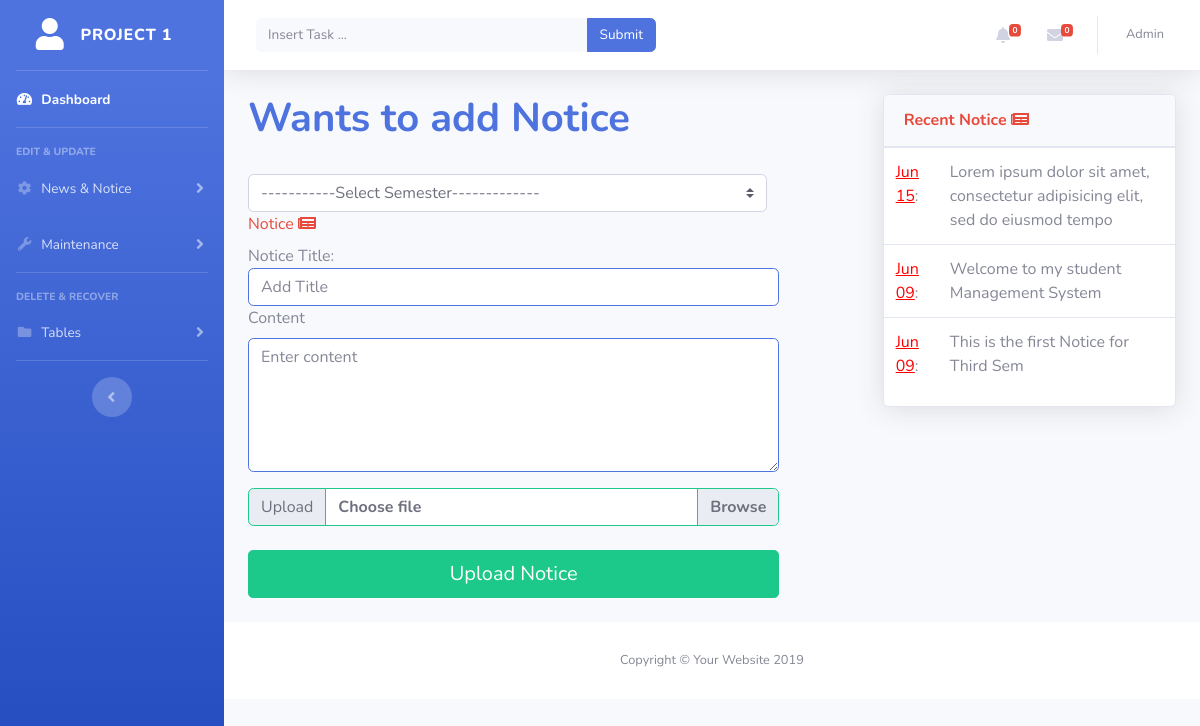
Screenshot of /admin_panel/addNotice.php (signed in) with the database file from the repository.
### tables this page shows
CREATE TABLE `notice_table` (
  `notice_id` int(11) NOT NULL,
  `title` longtext NOT NULL,
  `content` longtext NOT NULL,
  `semester` varchar(255) NOT NULL,
  `date` timestamp NOT NULL DEFAULT current_timestamp() ON UPDATE current_timestamp(),
  `file` varchar(255) DEFAULT NULL,
  `value` int(11) NOT NULL
);

### admin_panel/addNotice.php (the view, shortened to what this page needs)
<?php include"includes/header.php";
include"includes/config.php";
?>
<div class="container">
  <div class="row">
    <?php if(isset($_GET['EditNotice'])){
      $id = $_GET['id'];
      $sql = "SELECT * FROM `notice_table` WHERE notice_id = $id and value=1";
            $result = mysqli_query($conn, $sql);
            $news = mysqli_fetch_all($result, MYSQLI_ASSOC);
     ?>
     <?php foreach($news as $news) ?>
    <div class="col-md-7">
    <h1 class="font-weight-bold text-primary" style="">Wants to Edit Notice</h1><br>
    <form enctype="multipart/form-data" action="<?php echo htmlspecialchars($_SERVER['PHP_SELF']);?>" method="post">
                <div class="form-group">
                  <input type="hidden" name="id" value="<?php echo $id; ?>">
                    <div class="form-check form-check-inline col-md-12">
                        <select class="custom-select none" name="semester"id="semester">
                        <option value="<?php echo $news['semester']; ?>" selected><?php echo $news['semester']; ?></option>
                                  <?php
                        include "includes/config.php";
                                $sql = "SELECT * FROM semester where value=1";
                                $result = mysqli_query($conn, $sql);
                                if(mysqli_num_rows($result)>0) {
                                  while($row=mysqli_fetch_array($result)) {
                                    $sem_id = $row['sem_id'];
                                   $semester = $row['semester'];
                                    ?>
                      <option value="<?php echo"$semester";?>"><?php echo "$semester"; ?></option>
                        <?php
                      }
                    }else{
                      echo "";
                    }
                         ?>
                      </select>
                    </div><br>
                    <label for="comment" class="text-danger">Notice <i class="fas fs-fw fa-newspaper"></i></label><br>
                     Notice Title:
                     <input class="form-control border border-primary" name="title" placeholder="Add Title" value="<?php echo $news['title']; ?>">
                      <div class="form-group">
                        <label for="details">Content</label>
                        <textarea type="text" class="form-control border border-primary" name="content" placeholder="Enter content" rows="5" id="content"><?php echo $news['content']; ?></textarea>
                      </div>
                 </div>
                  <div class="input-group">
                      <div class="input-group-prepend">
                          <span class="input-group-text border border-success" id="inputGroupFileAddon01">Upload</span>
                      </div>
                      <div class="custom-file">
                          <input type="file" class="custom-file-input" id="inputGroupFile01" aria-describedby="inputGroupFileAddon01" name="file">
                          <label class="custom-file-label font-weight-bold border border-success" for="inputGroupFile01">Choose file</label>
                      </div>
                  </div><br>
                  <input type="submit" value="Update Notice" name="Update" class="btn btn-success btn-lg btn-block">
                  <br>
            </div>
          <?php }else{ ?>
            <div class="col-md-7">
    <h1 class="font-weight-bold text-primary" style="">Wants to add Notice</h1><br>
    <form enctype="multipart/form-data" action="<?php echo htmlspecialchars($_SERVER['PHP_SELF']);?>" method="post">
                <div class="form-group">
                    <div class="form-check form-check-inline col-md-12">
                        <select class="custom-select none" name="semester"id="semester">
                        <option selected value="" class="text-white">-----------Select Semester-------------</option>
                      </select>
                    </div><br>
                    <label for="comment" class="text-danger">Notice <i class="fas fs-fw fa-newspaper"></i></label><br>
                     Notice Title:
                     <input class="form-control border border-primary" name="title" placeholder="Add Title">
                      <div class="form-group">
                        <label for="details">Content</label>
                        <textarea type="text" class="form-control border border-primary" name="content" placeholder="Enter content" rows="5" id="content"></textarea>
                      </div>
                 </div>
                  <div class="input-group">
                      <div class="input-group-prepend">
                          <span class="input-group-text border border-success" id="inputGroupFileAddon01">Upload</span>
                      </div>
                      <div class="custom-file">
                          <label class="custom-file-label font-weight-bold border border-success" for="inputGroupFile01">Choose file</label>
                      </div>
                  </div><br>
                  <input type="submit" value="Upload Notice" name="save" class="btn btn-success btn-lg btn-block">
                  <br>
            </div>
<?php } ?>
            <div class="col-md-1"></div>
            <div class="col-md-4">
                  <div class="card shadow mb-4">
                      <div class="card-header py-3">
                          <h6 class="m-0 font-weight-bold text-danger">Recent Notice&nbsp;<i class="fas fs-fw fa-newspaper"></i></h6>
                      </div>
                    <div class="">
                        <div class="table-responsive">
                            <table class="table" width="100%" cellspacing="0">
                                    <?php
                  include "includes/config.php";
                  $sql = "SELECT * FROM notice_table where value=1 order by date desc LIMIT 8";
                  $result = mysqli_query($conn, $sql);
                  if(mysqli_num_rows($result)>0) {
                    while($row=mysqli_fetch_array($result)) {
                     $title = $row['title'];
                     $date = $row['date'];
                      $current = explode(" ",$date);
                      $d = date("M d", strtotime($current[0]));
                      $dte = explode(" ", $d);
                      $month = $dte[0];
                      $day = $dte[1];
                      ?>
                                        <tr>
                                          <td><u style="color:red"><?php echo $month." ".$day; ?></u>:</td> <td><?php echo $title; ?></td>
                                        </tr>
                                    <?php
                    }
                  } else {
                    echo "";
                  }
                  ?>
                                </table>
                            </div>
                        </div>
                    </div>
              </div>
  </div>
</div>
     <?php include'includes/footer.php'?>

### rows the page displays
notice_table: date "Jun", date "15", title "Lorem ipsum dolor sit amet, consectetur adipisicing elit, sed do eiusmod tempo"
notice_table: date "Jun", date "09", title "Welcome to my student Management System"
notice_table: date "Jun", date "09", title "This is the first Notice for Third Sem"
